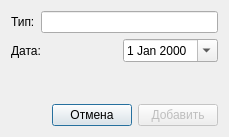
<?xml version="1.0" encoding="UTF-8"?>
<ui version="4.0">
 <class>AddStudyDialog</class>
 <widget class="QDialog" name="AddStudyDialog">
  <property name="geometry">
   <rect>
    <x>0</x>
    <y>0</y>
    <width>229</width>
    <height>137</height>
   </rect>
  </property>
  <property name="windowTitle">
   <string>Новое исследование</string>
  </property>
  <layout class="QVBoxLayout" name="verticalLayout">
   <item>
    <layout class="QHBoxLayout" name="horizontalLayout">
     <item>
      <widget class="QLabel" name="typeLabel">
       <property name="text">
        <string>Тип:</string>
       </property>
       <property name="buddy">
        <cstring>typeEdit</cstring>
       </property>
      </widget>
     </item>
     <item>
      <widget class="QLineEdit" name="typeEdit"/>
     </item>
    </layout>
   </item>
   <item>
    <layout class="QHBoxLayout" name="horizontalLayout_2">
     <item>
      <widget class="QLabel" name="dateLabel">
       <property name="text">
        <string>Дата:</string>
       </property>
       <property name="buddy">
        <cstring>dateEdit</cstring>
       </property>
      </widget>
     </item>
     <item>
      <widget class="QDateEdit" name="dateEdit">
       <property name="sizePolicy">
        <sizepolicy hsizetype="Maximum" vsizetype="Fixed">
         <horstretch>0</horstretch>
         <verstretch>0</verstretch>
        </sizepolicy>
       </property>
       <property name="calendarPopup">
        <bool>true</bool>
       </property>
      </widget>
     </item>
    </layout>
   </item>
   <item>
    <spacer name="verticalSpacer">
     <property name="orientation">
      <enum>Qt::Vertical</enum>
     </property>
     <property name="sizeHint" stdset="0">
      <size>
       <width>20</width>
       <height>40</height>
      </size>
     </property>
    </spacer>
   </item>
   <item>
    <layout class="QHBoxLayout" name="horizontalLayout_3">
     <item>
      <spacer name="horizontalSpacer">
       <property name="orientation">
        <enum>Qt::Horizontal</enum>
       </property>
       <property name="sizeHint" stdset="0">
        <size>
         <width>40</width>
         <height>20</height>
        </size>
       </property>
      </spacer>
     </item>
     <item>
      <widget class="QPushButton" name="cancelButton">
       <property name="text">
        <string>Отмена</string>
       </property>
      </widget>
     </item>
     <item>
      <widget class="QPushButton" name="addButton">
       <property name="enabled">
        <bool>false</bool>
       </property>
       <property name="text">
        <string>Добавить</string>
       </property>
      </widget>
     </item>
    </layout>
   </item>
  </layout>
 </widget>
 <resources/>
 <connections>
  <connection>
   <sender>cancelButton</sender>
   <signal>clicked()</signal>
   <receiver>AddStudyDialog</receiver>
   <slot>reject()</slot>
   <hints>
    <hint type="sourcelabel">
     <x>67</x>
     <y>106</y>
    </hint>
    <hint type="destinationlabel">
     <x>38</x>
     <y>75</y>
    </hint>
   </hints>
  </connection>
  <connection>
   <sender>addButton</sender>
   <signal>clicked()</signal>
   <receiver>AddStudyDialog</receiver>
   <slot>accept()</slot>
   <hints>
    <hint type="sourcelabel">
     <x>165</x>
     <y>109</y>
    </hint>
    <hint type="destinationlabel">
     <x>212</x>
     <y>82</y>
    </hint>
   </hints>
  </connection>
  <connection>
   <sender>typeEdit</sender>
   <signal>textChanged(QString)</signal>
   <receiver>AddStudyDialog</receiver>
   <slot>onDataChanged()</slot>
   <hints>
    <hint type="sourcelabel">
     <x>87</x>
     <y>21</y>
    </hint>
    <hint type="destinationlabel">
     <x>55</x>
     <y>2</y>
    </hint>
   </hints>
  </connection>
  <connection>
   <sender>dateEdit</sender>
   <signal>dateChanged(QDate)</signal>
   <receiver>AddStudyDialog</receiver>
   <slot>onDataChanged()</slot>
   <hints>
    <hint type="sourcelabel">
     <x>177</x>
     <y>60</y>
    </hint>
    <hint type="destinationlabel">
     <x>114</x>
     <y>76</y>
    </hint>
   </hints>
  </connection>
 </connections>
 <slots>
  <slot>onDataChanged()</slot>
 </slots>
</ui>
